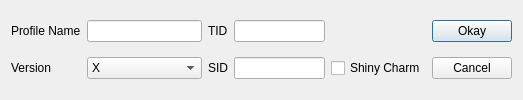
<?xml version="1.0" encoding="UTF-8"?>
<ui version="4.0">
 <class>ProfileEditor6</class>
 <widget class="QDialog" name="ProfileEditor6">
  <property name="geometry">
   <rect>
    <x>0</x>
    <y>0</y>
    <width>523</width>
    <height>100</height>
   </rect>
  </property>
  <property name="windowTitle">
   <string>Profile Editor Gen 6</string>
  </property>
  <layout class="QGridLayout" name="gridLayout">
   <item row="0" column="0">
    <widget class="QLabel" name="labelProfile">
     <property name="text">
      <string>Profile Name</string>
     </property>
    </widget>
   </item>
   <item row="0" column="1">
    <widget class="QLineEdit" name="lineEditProfile"/>
   </item>
   <item row="1" column="0">
    <widget class="QLabel" name="labelVersion">
     <property name="text">
      <string>Version</string>
     </property>
    </widget>
   </item>
   <item row="1" column="1">
    <widget class="ComboBox" name="comboBoxVersion">
     <item>
      <property name="text">
       <string>X</string>
      </property>
     </item>
     <item>
      <property name="text">
       <string>Y</string>
      </property>
     </item>
     <item>
      <property name="text">
       <string>Omega Ruby</string>
      </property>
     </item>
     <item>
      <property name="text">
       <string>Alpha Sapphire</string>
      </property>
     </item>
    </widget>
   </item>
   <item row="0" column="2">
    <widget class="QLabel" name="labelTID">
     <property name="text">
      <string>TID</string>
     </property>
    </widget>
   </item>
   <item row="0" column="3">
    <widget class="TextBox" name="textBoxTID"/>
   </item>
   <item row="1" column="2">
    <widget class="QLabel" name="labelSID">
     <property name="text">
      <string>SID</string>
     </property>
    </widget>
   </item>
   <item row="1" column="3">
    <widget class="TextBox" name="textBoxSID"/>
   </item>
   <item row="1" column="4">
    <widget class="QCheckBox" name="checkBoxShinyCharm">
     <property name="text">
      <string>Shiny Charm</string>
     </property>
    </widget>
   </item>
   <item row="0" column="5">
    <widget class="QPushButton" name="pushButtonOkay">
     <property name="text">
      <string>Okay</string>
     </property>
    </widget>
   </item>
   <item row="1" column="5">
    <widget class="QPushButton" name="pushButtonCancel">
     <property name="text">
      <string>Cancel</string>
     </property>
    </widget>
   </item>
  </layout>
 </widget>
 <customwidgets>
  <customwidget>
   <class>TextBox</class>
   <extends>QLineEdit</extends>
   <header>Form/Controls/TextBox.hpp</header>
  </customwidget>
  <customwidget>
   <class>ComboBox</class>
   <extends>QComboBox</extends>
   <header>Form/Controls/ComboBox.hpp</header>
  </customwidget>
 </customwidgets>
 <resources/>
 <connections/>
</ui>
